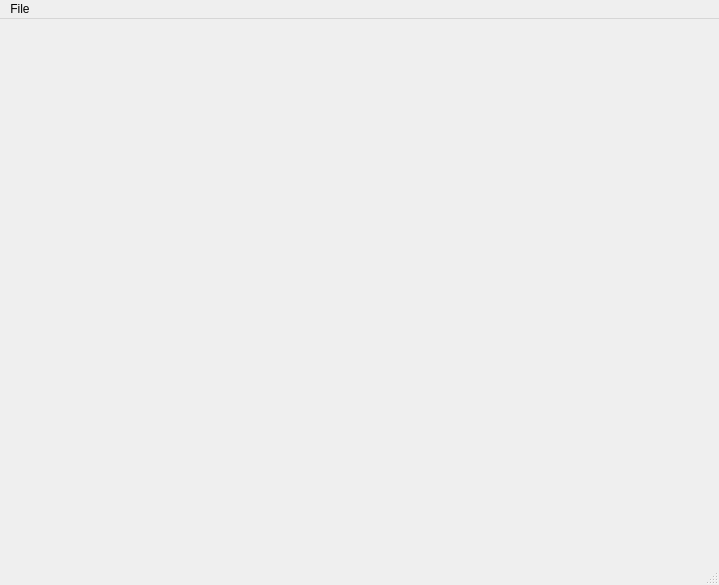
<?xml version="1.0" encoding="UTF-8"?>
<ui version="4.0">
 <class>Tendencias</class>
 <widget class="QMainWindow" name="Tendencias">
  <property name="geometry">
   <rect>
    <x>0</x>
    <y>0</y>
    <width>719</width>
    <height>585</height>
   </rect>
  </property>
  <property name="windowTitle">
   <string>MainWindow</string>
  </property>
  <widget class="QWidget" name="centralwidget">
   <layout class="QGridLayout" name="gridLayout">
    <item row="0" column="0">
     <widget class="QCustomPlot" name="customPlot" native="true"/>
    </item>
   </layout>
  </widget>
  <widget class="QMenuBar" name="menubar">
   <property name="geometry">
    <rect>
     <x>0</x>
     <y>0</y>
     <width>719</width>
     <height>21</height>
    </rect>
   </property>
   <widget class="QMenu" name="menuFile">
    <property name="title">
     <string>File</string>
    </property>
    <addaction name="actionSave"/>
    <addaction name="actionLoad"/>
   </widget>
   <addaction name="menuFile"/>
  </widget>
  <widget class="QStatusBar" name="statusbar"/>
  <action name="actionSave">
   <property name="text">
    <string>Save</string>
   </property>
  </action>
  <action name="actionLoad">
   <property name="text">
    <string>Load</string>
   </property>
  </action>
 </widget>
 <customwidgets>
  <customwidget>
   <class>QCustomPlot</class>
   <extends>QWidget</extends>
   <header location="global">qcustomplot.h</header>
   <container>1</container>
  </customwidget>
 </customwidgets>
 <resources/>
 <connections/>
</ui>
